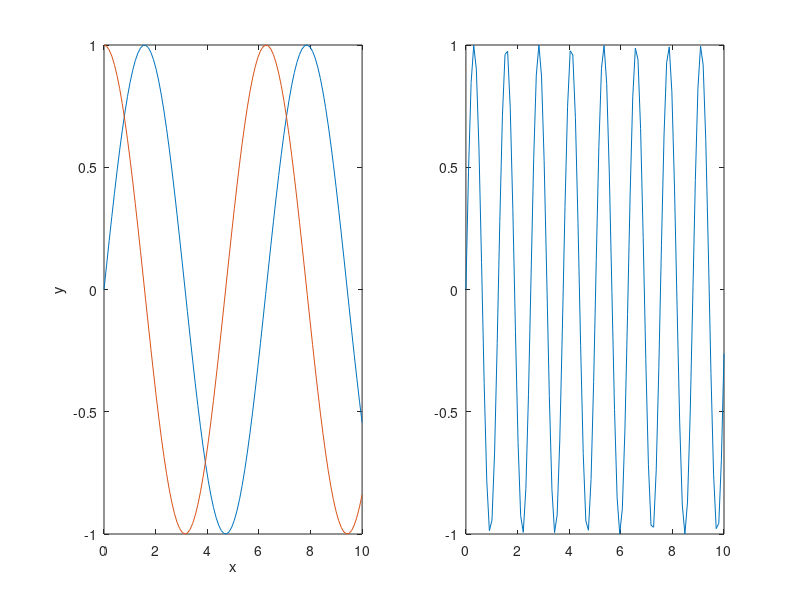

Recreate this plot in MATLAB.
clear, clc
subplot(1,2,1);
x = linspace(0,10);
y1 = sin(x); 
y3 = cos(x);
plot(x,y1) 
hold on
plot(x,y3)
xlabel('x')
ylabel('y')
subplot(1,2,2);
y2 = sin(5*x);
plot(x,y2) 
